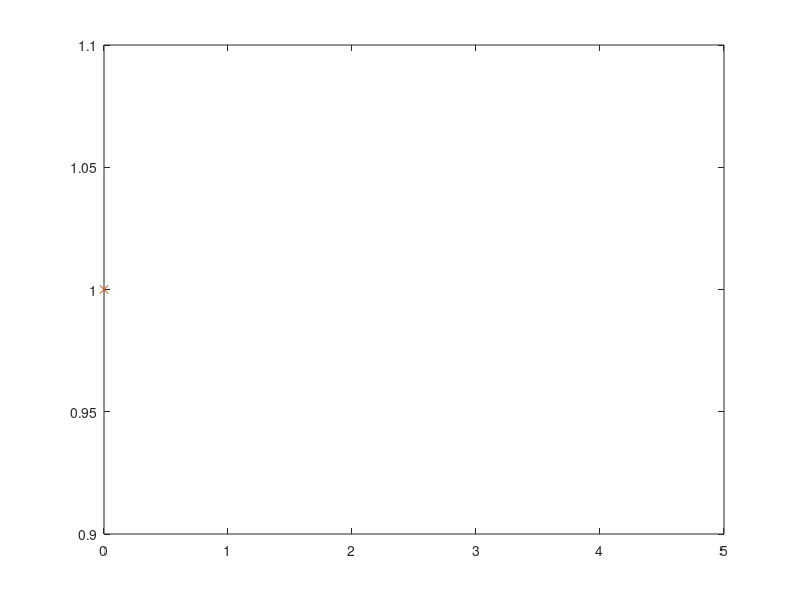

Here is the MATLAB script that generated this plot:
% d)
clear ALL
n = input('nb of success = ');
p = input('p in (0, 1) = ');
for j = 1:n
    Y(j) = 0;
    while(rand >= p)
        Y(j) = Y(j)+1;
    end
end
X = sum(Y);

N = input('number of simulations = ');
for i = 1:N
    for j = 1:n
        Y(j) = 0;
        while(rand >= p)
            Y(j) = Y(j)+1;
        end
    end
    X(i) = sum(Y);
end

U_X = unique(X);
n_X = hist(X, length(U_X));
relative_freq = n_X / N

% nbinpdf
k = 0:n;
a =nbinpdf(k, n, p);
plot(k, a, 'o', U_X, relative_freq, 'x')